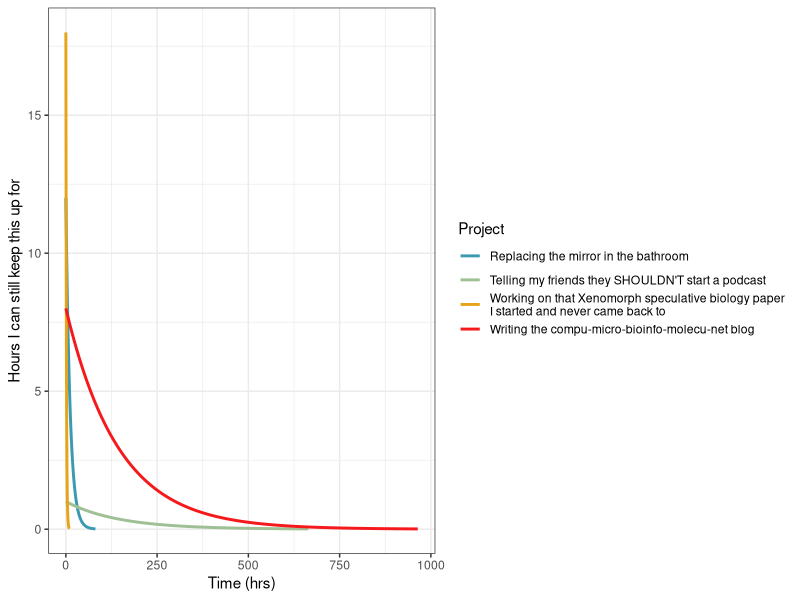
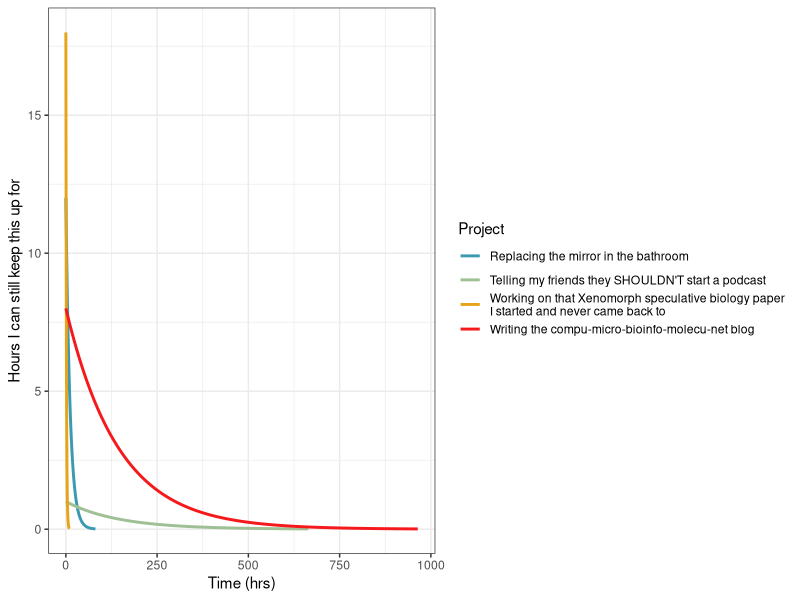

Write R code to recreate these figures, in order.
## ---- chunk 1
knitr::opts_chunk$set(echo = TRUE)
## ---- chunk 2
### Set directory cos I'm not making a new project for each one of these
setwd(dirname(rstudioapi::getSourceEditorContext()$path))


### Load libraries
library(tidyverse)
library(colorspace)


### Generate dfs

# Projects and their half lives
project_half_lives <- tribble(
  ~Project, ~starting_hours_spent, ~half_life_in_hours,
  "Replacing the mirror in the bathroom", 12, 8,
  "Working on that Xenomorph speculative biology paper\nI started and never came back to", 18, 1,
  "Telling my friends they SHOULDN'T start a podcast", 1, 100,
  "Writing the compu-micro-bioinfo-molecu-net blog", 8, 100
)
 

### Functions

# Generate decay table to stop at 0 
generate_decay <- function(data) {
  max_steps <- ceiling(log2(data$starting_hours_spent / 0.01) * data$half_life_in_hours)
  time <- 0:max_steps
  value <- data$starting_hours_spent * (0.5)^(time / data$half_life_in_hours)
  tibble(
    Project = data$Project,
    time = time,
    hours_i_can_keep_this_up_for = value,
    half_life = data$half_life_in_hours
  ) %>%
    filter(value > 0.01)
}


### Manip dfs

# Calculate half-life for each project
project_decay <- project_half_lives %>%
  group_by(Project) |>
  group_map(~ generate_decay(.x), .keep = TRUE) |>
  bind_rows()


### Vis

# Line graph of project half-life decay
project_decay_line <- ggplot(project_decay, aes(x = time, y = hours_i_can_keep_this_up_for, colour = Project)) +
  geom_line(linewidth = 1) +
  scale_colour_discrete_divergingx(name = "Project", palette = "Zissou 1") +
  labs(
    x = "Time (hrs)",
    y = "Hours I can still keep this up for"
  ) +
  theme_bw()
project_decay_line
ggsave("project_decay_line.png", project_decay_line)
